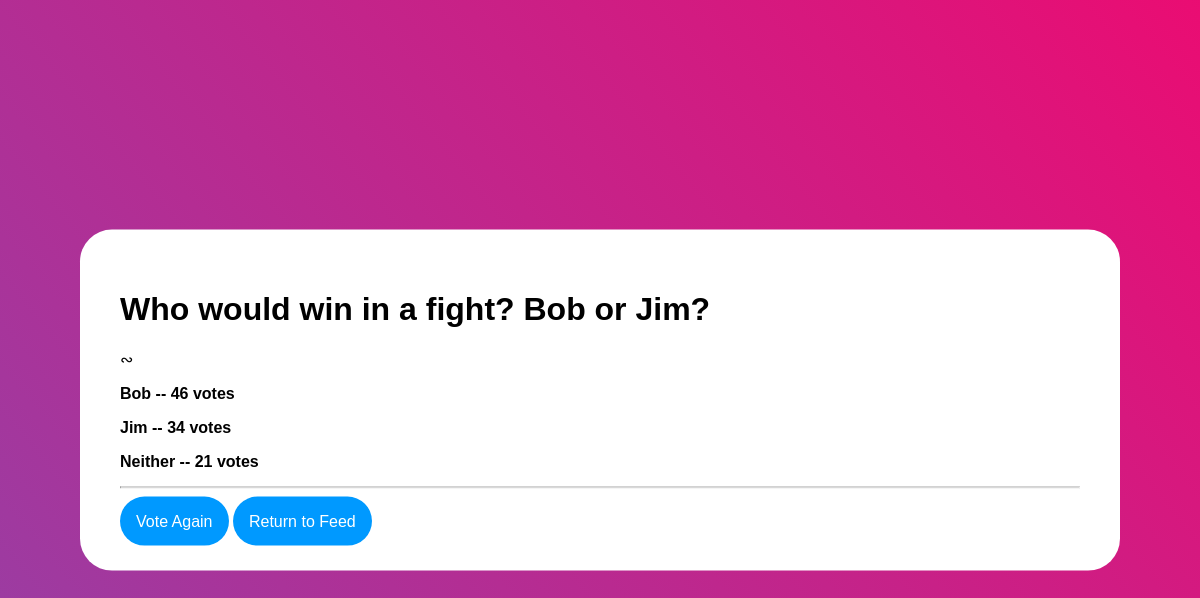
Before: /polling/2/results/ with the older database file.
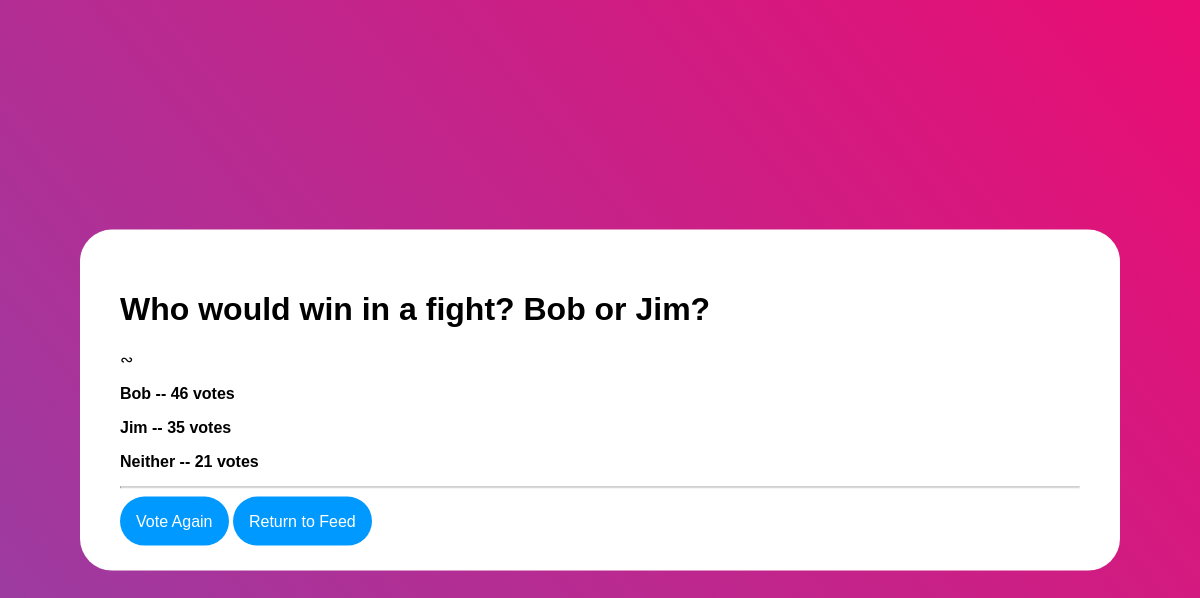
After: the same page with the newer database file.
### polling/models.py (models this page shows, shortened)
class Choice(models.Model):
    question = models.ForeignKey(Question, on_delete=models.CASCADE)
    choiceText = models.CharField(max_length=150)
    votes = models.IntegerField(default=0)

### polling/views.py (the view)
# urls.py: path('<int:pk>/results/', views.ResultsView.as_view(), name='results'),
class ResultsView(generic.DetailView):
    model = Question
    template_name = 'polling/results.html'

### polling/templates/polling/results.html
{% load static %}
<link rel="stylesheet" type="text/css" href="{% static 'polling/style.css' %}">
<div class="VoteDiv">
  <h1>{{ question.questionText}}</h1>
  <input type="hidden" class="PointCount">&ac; {{question.points}}</input>
  {% for choice in question.choice_set.all %}
    <p>{{ choice.choiceText}} -- {{choice.votes}} vote{{ choice.votes|pluralize}}</p>
  {% endfor %}
  <hr></hr>
  <div class="Space">
    <a href = "{% url 'polling:detail' question.id %}">Vote Again</a>
    <a href = "{% url 'polling:index'%}">Return to Feed</a>
  </div>
</div>

Changed rows visible on the page:
changed Choice "Jim": votes "34" → "35"
